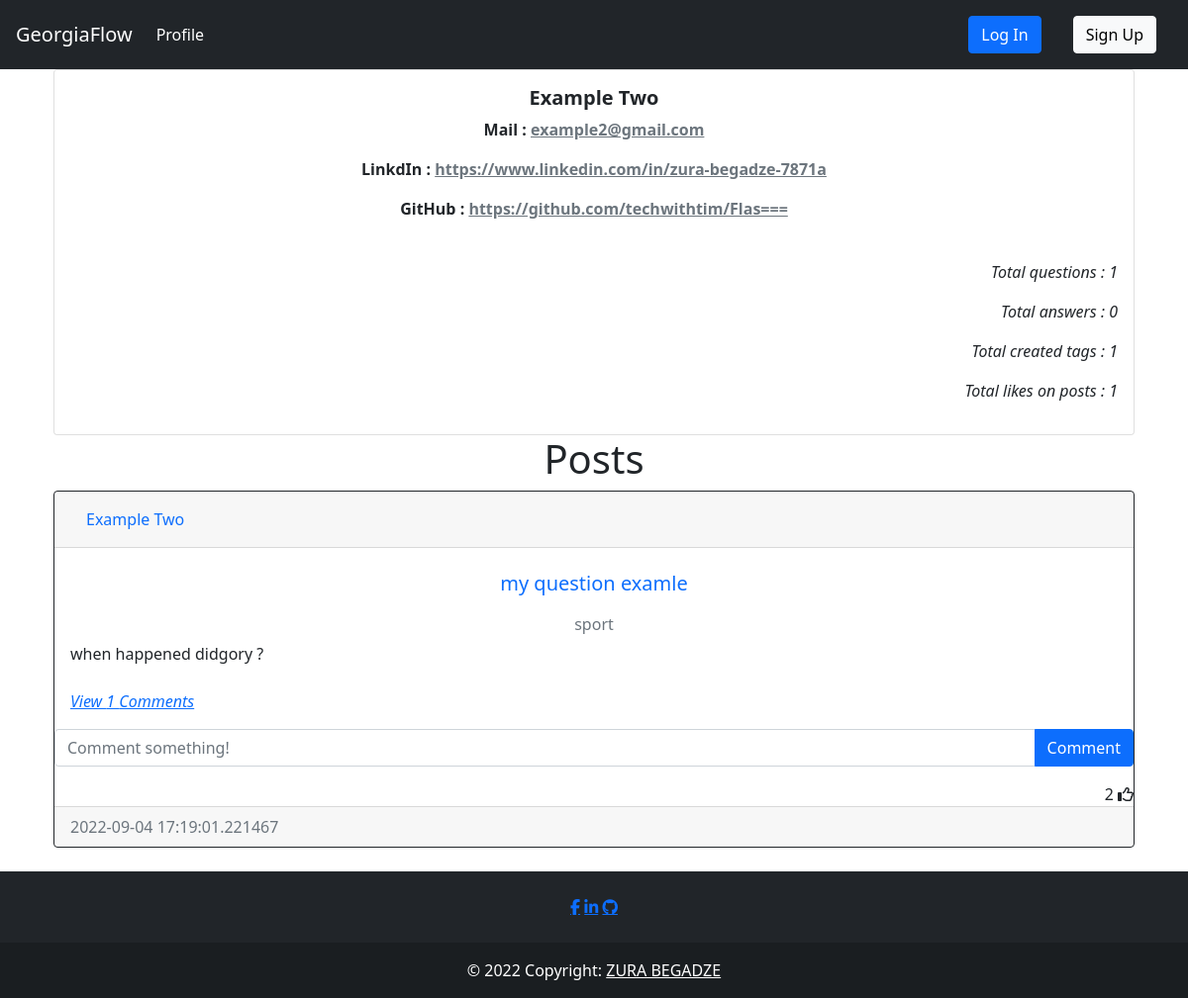
The page /user/3 on the database its author committed.
### auth/models.py (models this page shows, shortened)
class User(db.Model, UserMixin):
    __tablename__ = 'user'
    id = db.Column(db.Integer, primary_key=True)
    fullname = db.Column(db.String(200), nullable = False, index=True)
    email = db.Column(db.String(100), nullable = False, unique = True, index=True)
    linkedin = db.Column(db.String(50), unique=True, nullable = False)
    github = db.Column(db.String(45), unique=True, nullable = False)
    date_created = db.Column(db.DateTime, default = datetime.utcnow())
    password_hash = db.Column(db.String(128))
    posts = db.relationship('Post', backref='user', passive_deletes=True)
    tags = db.relationship('Tag', backref='user', passive_deletes=True)
    comments = db.relationship('Comment', backref='user', passive_deletes=True)
    likes = db.relationship('Like', backref='user', passive_deletes=True)

### question/models.py (models this page shows, shortened)
class Post(db.Model):
    __tablename__='post'
    id = db.Column(db.Integer, primary_key=True)
    heading = db.Column(db.String(50), nullable = False, index=True)
    text = db.Column(db.Text, nullable=False)
    date_created = db.Column(db.DateTime, default = datetime.utcnow())
    tags = db.Column(db.String, db.ForeignKey('tag.name', ondelete="CASCADE"), nullable=False)
    author = db.Column(db.Integer, db.ForeignKey('user.id', ondelete="CASCADE"), nullable=False)
    comments = db.relationship('Comment', backref='post', passive_deletes=True)
    likes = db.relationship('Like', backref='post', passive_deletes=True)

### auth/views.py (the view, shortened to what this page needs)
@auth.route('/user/<user_id>', methods=['GET', 'POST'])
def get_user(user_id):
    user = User.query.filter_by(id = user_id).first()
    tags = Tag.query.order_by(Tag.date_created).all()
    form = questionForm()
    total_likes = 0
    if user.posts:
        for likes in user.posts:
            total_likes+=1
    return render_template("profile.html", user = user, form=form, total_likes = total_likes, tags = tags)

### question/forms.py
class questionForm(FlaskForm):
    heading = StringField('heading', [Length(min=2, max=50), DataRequired(message='Question ')])
    text = TextAreaField('Question', [Length(min=2, max=1000), DataRequired(message='description')])
    ask = SubmitField("ASK")

### templates/profile.html (shortened to what this page needs)
{% extends 'base.html' %}
{% block content %}
    <div class="card text-center">
        <div class="card-body">
            <h5 class="card-title fw-bolder">{{user.fullname}}</h5>
            <p class="card-text fw-semibold">Mail : <a class="link-secondary" target="_blank" href="mailto:{{user.email}}">{{user.email}}</a></p>
            <p type="url" class="card-text fw-semibold" >LinkdIn : <a target="_blank" href="{{user.linkedin}}" class="link-secondary">{{user.linkedin}}</a></p>
            <p type="url" class="card-text fw-semibold">GitHub : <a target="_blank" href="{{user.github}}" class="link-secondary">{{user.github}}</a></p>
            <br />
            <p type="url" class="fw-normal text-right fst-italic">Total questions : {{user.posts|length}} </p>
            <p type="url" class="fw-normal text-right fst-italic">Total answers : {{user.comments|length}} </p>
            <p type="url" class="fw-normal text-right fst-italic">Total created tags : {{user.tags|length}} </p>
            {%if total_likes%}
            <p type="url" class="fw-normal text-right fst-italic">Total likes on posts : {{total_likes}} </p>
            {%else%}
            <p type="url" class="fw-normal text-right fst-italic">Total likes on posts : 0 </p>
            {%endif%}
        </div>
    </div>
    <h1 align="center">{% block header %}Posts{% endblock %}</h1>
    <div id="posts">
    {% for post in user.posts %}
    <div class="card border-dark">
        <div class="card-header d-flex justify-content-between align-items-center">
            <a class="nav-item nav-link active" href="{{ url_for('auth.get_user', user_id=post.user.id) }}">{{post.user.fullname}}</a>
            <br />
        </div>
        <div class="card-body">
            <a class="card-title nav-item nav-link text-center" href="{{ url_for('post.post_detail', post_id=post.id) }}"><h5 >{{post.heading}}</h5></a>
            <h6 class="card-subtitle mb-2 text-muted text-center">{{post.tags}}</h6>
            <div class="card-text ">{{post.text}}</div>
            <br />
            <p class="card-text">
                {% if post.comments|length > 0 %}
                <a data-bs-toggle="collapse" href="#comments-{{post.id}}" role="button">
                <cite title="Source" >View {{post.comments|length}} Comments</cite>
                </a>
                {% else %}
                <small class="text-muted">No Comments</small>
                {% endif %}
            </p>
        </div>
        <form class="input-group mb-3" method="POST" action="/create-comment/{{post.id}}" >
            <input type="text" id="text"  name="text" class="form-control" placeholder="Comment something!" />
            <button type="submit" class="btn btn-primary">Comment</button>
        </form>
        <div class="text-right">
            <span id="likes-count-{{post.id}}">{{ post.likes|length }}</span>
            {% if current_user.id in post.likes|map(attribute="author")|list %}
            <i class="fas fa-thumbs-up" id="like-button-{{post.id}}" onclick="like('{{post.id}}')"></i>
            {% else %}
            <i class="far fa-thumbs-up" id="like-button-{{post.id}}" onclick="like('{{post.id}}')"></i>
            {% endif %}
        </div>
        <div class="card-footer text-muted">{{post.date_created}}</div>
    </div>
    <br/ > {% endfor %}
    </div>
{% endblock %}

### rows shown on the page
User: fullname "Example Two", email "example2@gmail.com", linkedin "https://www.linkedin.com/in/zura-begadze-7871a", github "https://github.com/techwithtim/Flas==="
Post: user.fullname "Example Two", heading "my question examle", tags "sport", text "when happened didgory ?", comments|length "1", likes|length "2", date_created "2022-09-04 17:19:01.221467"

### other values the page prints
{{ user.posts|length }} "1"
{{ user.comments|length }} "0"
{{ user.tags|length }} "1"
{{ total_likes }} "1"
